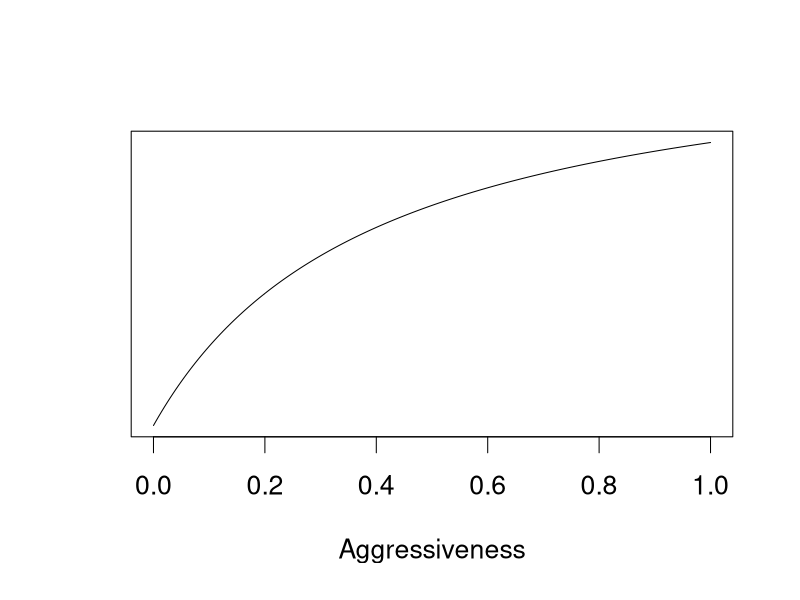
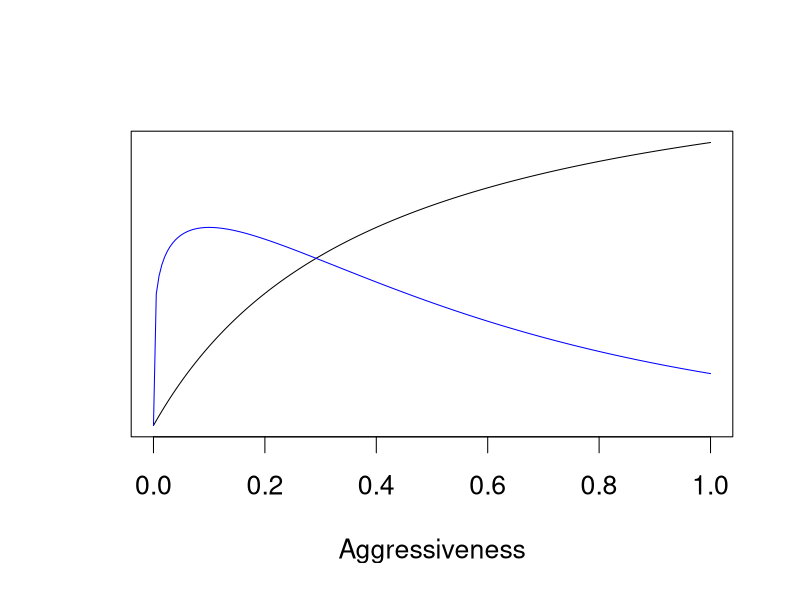
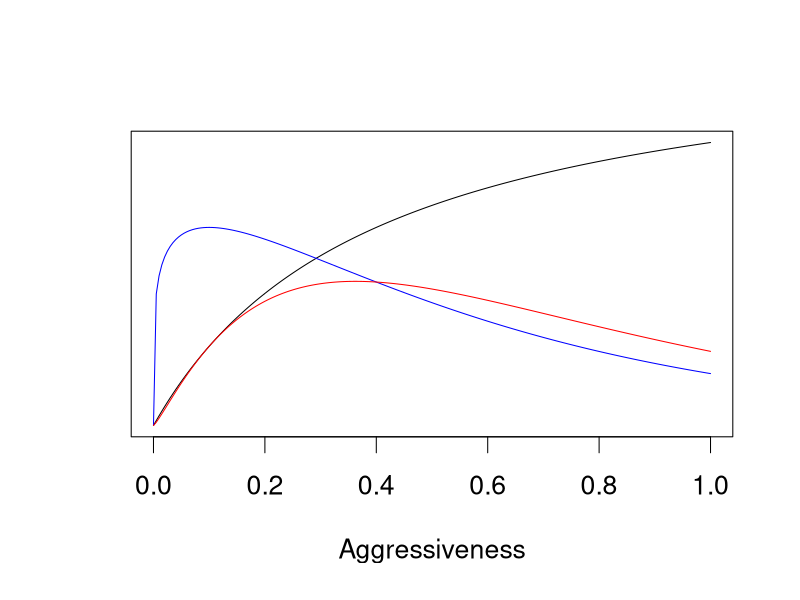
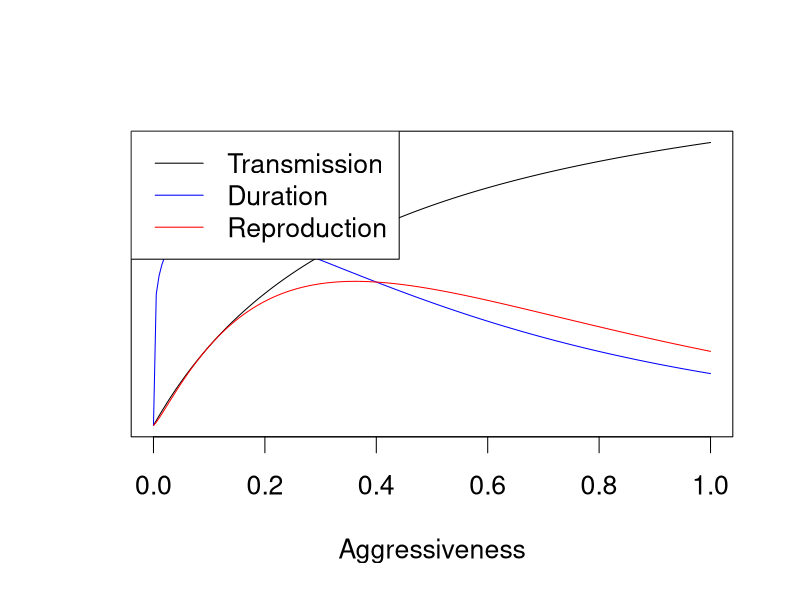
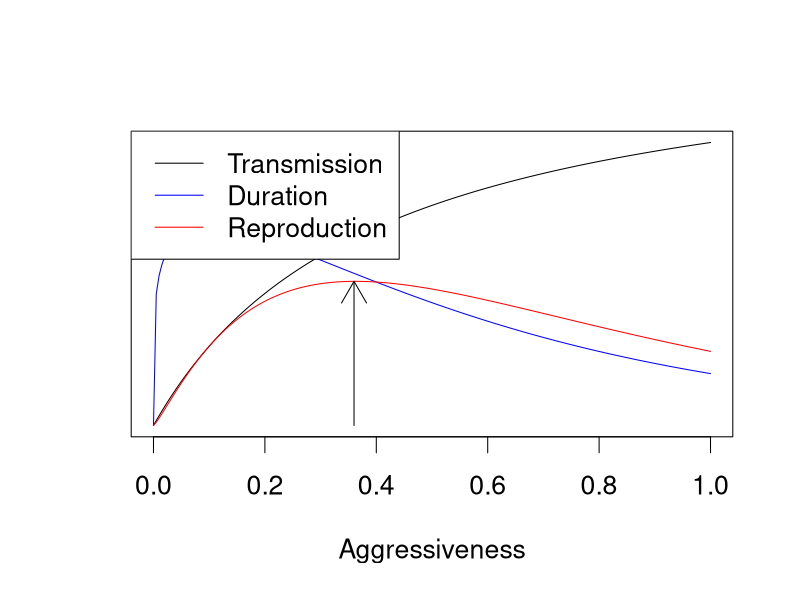

Write the R code that produced these figures, in order.
par(cex=1.6)
steps <- 200

## Trans is a saturating function
transHalf <- 0.4
transMax <- 2

durHeight <- 1
durPeak <- 0.1
durDecay <- 0.5

agg <- (0:steps)/steps
trans <- transMax*agg/(transHalf+agg)

durShape <- durPeak/durDecay
durMult <- durHeight*exp(durShape)/durPeak^durShape
dur <- durMult*agg^durShape*exp(-agg/durDecay)

baseplot <- function(agg, trans){
	plot(agg, trans
		, type="l"
		, ylab ="", xlab="Aggressiveness"
		, yaxt = "n"
	)
	# axis(2, labels=FALSE)
}

peakPos <- which.max(dur*trans)
peakHeight <- (dur*trans)[peakPos]

baseplot(agg, trans)

baseplot(agg, trans)
lines(agg, dur, col="blue")

baseplot(agg, trans)
lines(agg, dur, col="blue")
lines(agg, dur*trans, col="red")

baseplot(agg, trans)
lines(agg, dur, col="blue")
lines(agg, dur*trans, col="red")
legend("topleft"
	, legend = c("Transmission", "Duration", "Reproduction")
	, col = c("black", "blue", "red")
	, lty=1
)

baseplot(agg, trans)
lines(agg, dur, col="blue")
lines(agg, dur*trans, col="red")
legend("topleft"
	, legend = c("Transmission", "Duration", "Reproduction")
	, col = c("black", "blue", "red")
	, lty=1
)

arrows(agg[peakPos], 0
	, y1=peakHeight
)

